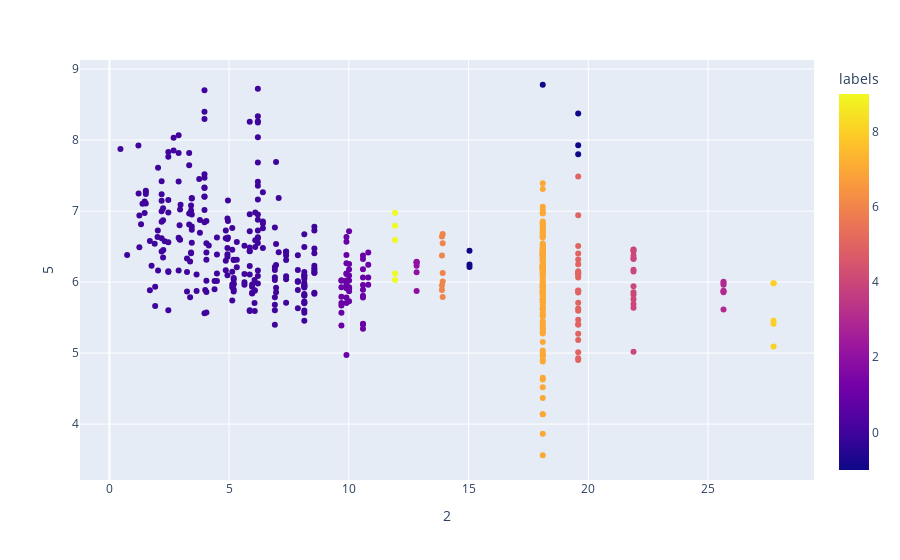

This figure's notebook cell:
### Code cell
fig = px.scatter(dbscan_df,
                x='2',
                y='5',
                color='labels')
fig.show()

### Figure 1 — Plotly figure (JSON) as saved in the notebook; plotly's stock layout.template omitted (floating-point values rounded to 4 significant figures; data arrays with more than 128 entries replaced by an {"elided": "..."} marker saying what was removed)
{"data": [{"hovertemplate": "2=%{x}<br>5=%{y}<br>labels=%{marker.color}<extra></extra>", "legendgroup": "", "marker": {"color": {"elided": "506 int values"}, "coloraxis": "coloraxis", "symbol": "circle"}, "mode": "markers", "name": "", "orientation": "v", "showlegend": false, "type": "scatter", "x": {"elided": "506 float values"}, "xaxis": "x", "y": {"elided": "506 float values"}, "yaxis": "y"}], "layout": {"autosize": true, "coloraxis": {"colorbar": {"title": {"text": "labels"}}, "colorscale": [[0, "#0d0887"], [0.1111, "#46039f"], [0.2222, "#7201a8"], [0.3333, "#9c179e"], [0.4444, "#bd3786"], [0.5556, "#d8576b"], [0.6667, "#ed7953"], [0.7778, "#fb9f3a"], [0.8889, "#fdca26"], [1, "#f0f921"]]}, "legend": {"tracegroupgap": 0}, "margin": {"t": 60}, "xaxis": {"anchor": "y", "autorange": true, "domain": [0, 1], "range": [-1.136, 29.34], "title": {"text": "2"}, "type": "linear"}, "yaxis": {"anchor": "x", "autorange": true, "domain": [0, 1], "range": [3.157, 9.184], "title": {"text": "5"}, "type": "linear"}}}
